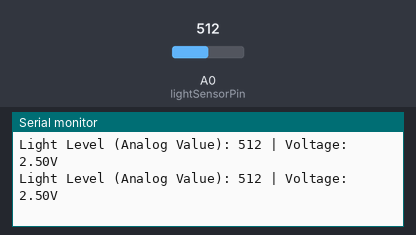
Bench run of a sketch on a simulated Arduino Uno, built with avr-gcc and run on an emulated ATmega328P. Parts: the last lines printed to the serial monitor. Inputs (shaded band) come from the test bench; at power-on: A0 (lightSensorPin) = 512.

Above: at 1.3 s.
1.4 s: A0 (lightSensorPin) set to 716
At 1.9 s:
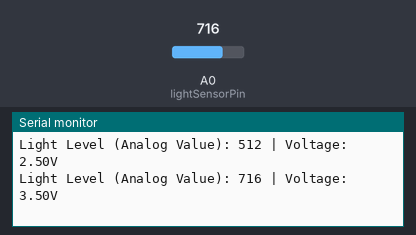
2.9 s: A0 (lightSensorPin) set to 900
At 3.4 s:
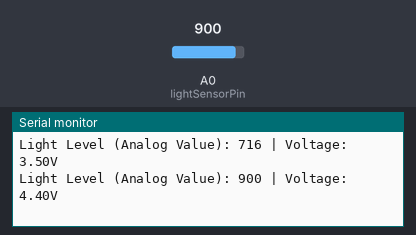
Timing chart, 0 to 5.9 s (numbered marks = the images above; inputs shaded):
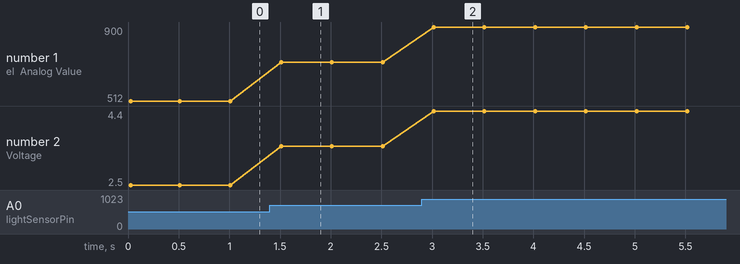

Measured:
- after the input at 1.4 s, the serial monitor: prints a new line after 0.11 s (image 1)
- after the input at 2.9 s, the serial monitor: prints a new line after 0.11 s (image 2)
- plotted number 1: 512 → 716 after the input at 1.4 s, 716 → 900 after the input at 2.9 s
- plotted number 2: 2.5 → 3.5 after the input at 1.4 s, 3.5 → 4.4 after the input at 2.9 s

The sketch:

PT19_Light_Sensor.ino
```cpp
// Define the analog pin connected to the PT19
const int lightSensorPin = A0;

void setup() {
  // Initialize Serial Monitor
  Serial.begin(9600);
  Serial.println("PT19 Light Sensor Test");
}

void loop() {
  // Read the analog value from the light sensor
  int lightLevel = analogRead(lightSensorPin);

  // Convert the analog value to a voltage (optional)
  float voltage = lightLevel * (5.0 / 1023.0);

  // Print the light level and corresponding voltage to the Serial Monitor
  Serial.print("Light Level (Analog Value): ");
  Serial.print(lightLevel);
  Serial.print(" | Voltage: ");
  Serial.print(voltage);
  Serial.println("V");

  // Delay for a short period before the next reading
  delay(500);
}
```
